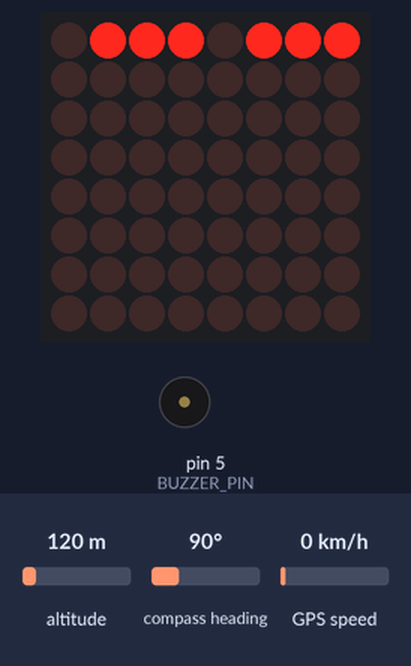
Simulated run of this sketch. Board: Arduino Uno, built with avr-gcc and run on an emulated ATmega328P. Shown: 8×8 LED matrix, buzzer (waves = sounding, pin HIGH). The inputs (shaded band) are chosen by the test bench; at power-on: GPS speed 0 km/h, altitude 120 m, compass heading 90°. The GPS gets a fix after 3 s at 37.7749, -122.4194 with 8 satellites; what the sketch prints to the serial monitor is not drawn.

Above: at 5.2 s.
5.3 s: GPS speed set to 2 km/h
At 7.2 s:
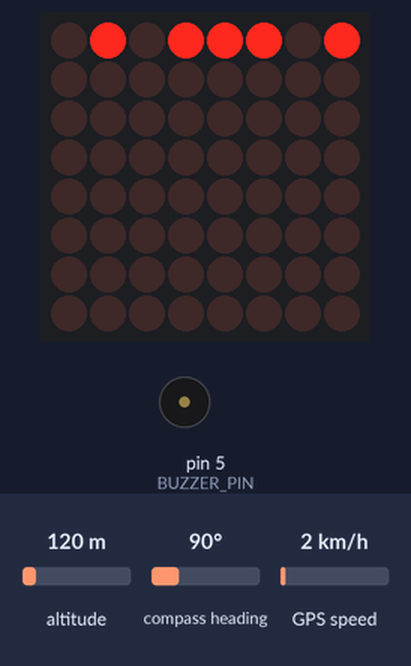
7.5 s: GPS speed set to 30 km/h
At 9.2 s:
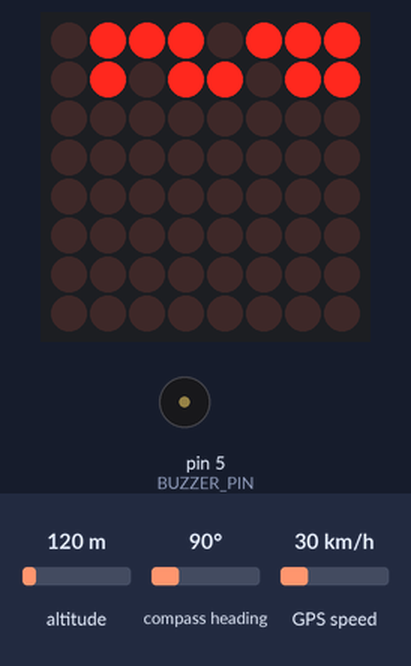
9.5 s: GPS speed set to 60 km/h
At 11.0 s:
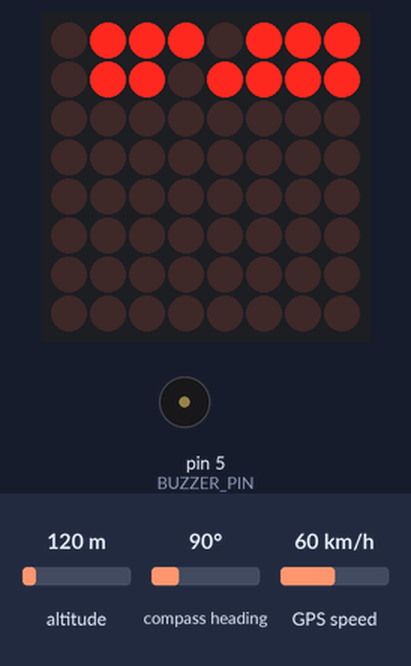
Timing chart, 0 to 11.1 s (numbered marks = the images above; inputs shaded):
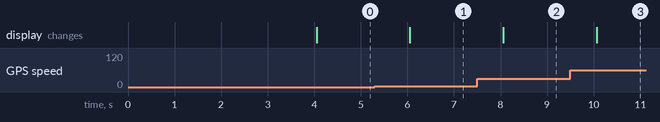

Measured:
- after the input at 5.3 s, the display: changes after 0.75 s (image 1)
- after the input at 7.5 s, the display: changes after 0.56 s (image 2)
- after the input at 9.5 s, the display: changes after 0.56 s (image 3)

The sketch:

Work_Speed.ino
```cpp
#include <SoftwareSerial.h>
#include "TinyGPS++.h"
#include "LedControl.h"

#define GPS_RX 2
#define GPS_TX 3
#define SPEED_SENSOR_PIN 6
#define BUZZER_PIN 5
#define MAX7219_DIN 11
#define MAX7219_CLK 13
#define MAX7219_CS 10

SoftwareSerial gpsSerial(GPS_RX, GPS_TX);
TinyGPSPlus gps;
LedControl display = LedControl(MAX7219_DIN, MAX7219_CLK, MAX7219_CS, 1);

volatile int pulseCount = 0;
unsigned long lastSpeedUpdate = 0;
unsigned long lastGPSCheck = 0;
bool usingGPS = true;
int lastDisplayedSpeed = -1;

const byte digitTable[10] = {
0b01110111, // 0
0b00010010, // 1
0b01011101, // 2
0b01011011, // 3
0b00111010, // 4
0b01101011, // 5
0b01101111, // 6
0b01010010, // 7
0b01111111, // 8
0b01111011  // 9
};

void setGPSRate10Hz() {
    uint8_t rate_10Hz[] = {0xB5, 0x62, 0x06, 0x08, 0x06, 0x00, 0x64, 0x00, 0x01, 0x00, 0x01, 0x00, 0x7A, 0x12};
    gpsSerial.write(rate_10Hz, sizeof(rate_10Hz));
    Serial.println("Частота обновления GPS установлена на 10 Гц");
}

void countPulses() {
    pulseCount++;
}

void setup() {
    Serial.begin(115200);
    gpsSerial.begin(9600);
    pinMode(SPEED_SENSOR_PIN, INPUT);
    pinMode(BUZZER_PIN, OUTPUT);
    attachInterrupt(digitalPinToInterrupt(SPEED_SENSOR_PIN), countPulses, RISING);
    display.shutdown(0, false);
    display.setIntensity(0, 12);
    display.clearDisplay(0);
    delay(4000);
    setGPSRate10Hz();
}

void loop() {
    if (usingGPS) {
        while (gpsSerial.available()) {
            gps.encode(gpsSerial.read());
        }
        if (gps.speed.isValid()) {
            float speed = gps.speed.kmph();
            displaySpeed(speed);
            Serial.print("Скорость: ");
            Serial.print(gps.speed.kmph());
            Serial.println(" км/ч");
            lastGPSCheck = millis();
        } else if (millis() - lastGPSCheck > 5000) {
            playBuzzer(true);
            usingGPS = false;
        }
    } else {
        unsigned long elapsed = millis() - lastSpeedUpdate;
        float speed = (pulseCount / 4.0) / (elapsed / 1000.0);
        pulseCount = 0;
        lastSpeedUpdate = millis();
        displaySpeed(speed);
        if (millis() - lastGPSCheck > 5000) {
            while (gpsSerial.available()) {
                gps.encode(gpsSerial.read());
            }
            if (gps.speed.isValid()) {
                playBuzzer(false);
                usingGPS = true;
            }
            lastGPSCheck = millis();
        }
    }
}

void displaySpeed(int speed) {
    if (speed == lastDisplayedSpeed) return;
    lastDisplayedSpeed = speed;
    display.clearDisplay(0);
    if (speed < 10) {
        display.setRow(0, 0, digitTable[speed]);
    } else if (speed < 100) {
        display.setRow(0, 1, digitTable[speed / 10]);
        display.setRow(0, 0, digitTable[speed % 10]);
    } else {
        display.setRow(0, 2, digitTable[speed / 100]);
        display.setRow(0, 1, digitTable[(speed / 10) % 10]);
        display.setRow(0, 0, digitTable[speed % 10]);
    }
}

void playBuzzer(bool inverted) {
    int tones[] = {2500, 3141, 3984, 4800, 5766};
    for (int i = 0; i < 5; i++) {
         tone(BUZZER_PIN, inverted ? tones[4 - i] : tones[i]);
        delay(150);
        noTone(BUZZER_PIN);
    }
}
```
